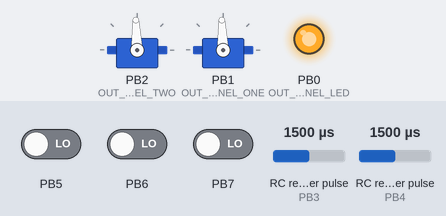
The program below on a simulated ATtiny85, built with avr-gcc and emulated at 8 MHz. On the bench: 2 × servo, output pins drawn as LEDs (lit = HIGH). Wiring (inferred from the names in the program): 2 × RC receiver channel: data PB3 / data PB4; 2 × servo: signal PB1 / signal PB2. Inputs (shaded band) come from the test bench; at power-on: RC receiver pulse (sensors on PB4, PB3) 1500 µs, PB5 LOW, PB6 LOW, PB7 LOW. Servo pulses on a pin are drawn as a servo (544–2400 µs = 0–180°); pins used as bus, display or sensor lines are not drawn.

Above: at 1.2 s.
1.3 s: RC receiver pulse (sensor on PB4) set to 1020 µs
At 2.2 s:
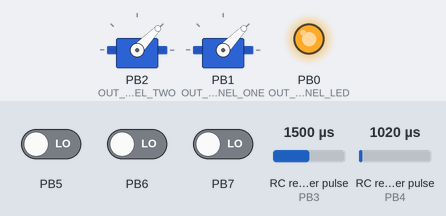
2.8 s: RC receiver pulse (sensor on PB4) set to 1250 µs
At 3.4 s:
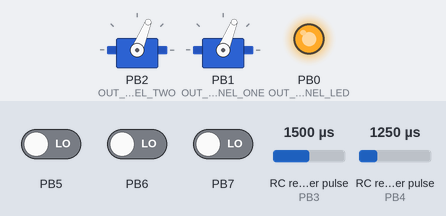
4.3 s: RC receiver pulse (sensor on PB4) set to 1500 µs
At 5.5 s:
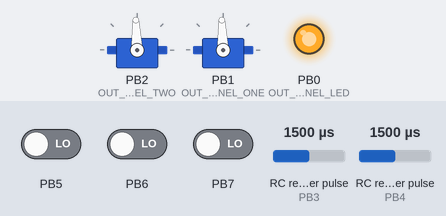
5.8 s: RC receiver pulse (sensor on PB4) set to 1750 µs
At 6.8 s:
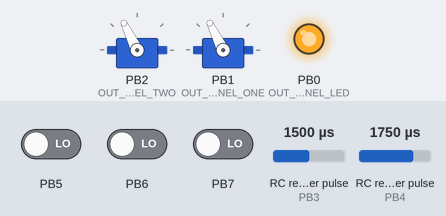
7.3 s: RC receiver pulse (sensor on PB4) set to 1980 µs
At 8.0 s:
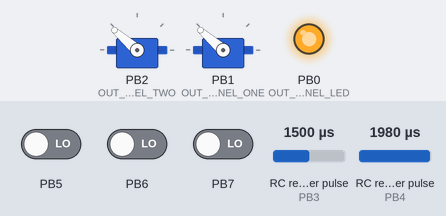
Timing chart, 0 to 9.8 s (numbered marks = the images above; inputs shaded):
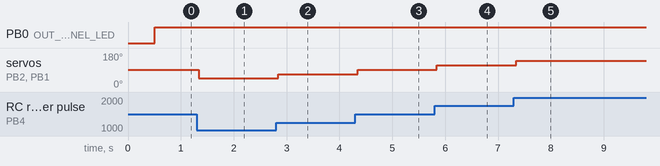

The program:

main.c
```c
/*
 * pwmix2.c
 *
 * Created: 9/10/2016 7:29:07 AM
 * Author : User
 */

//Prog
//3 - Aux	->	Ch1
//2 - Th	->	Ch2
//1 - St	->	NC

//Use
//3 - Aux	->	Ch1
//2 - Th	->	NC
//1 - St	->	NC

#define F_CPU 8000000UL

#include <avr/io.h>
#include <avr/interrupt.h>
#include <util/delay.h>
#include <avr/eeprom.h>
#include "main.h"

volatile int16_t lastPulseValI16A[2]; //Stores the last pulse received for each channel
volatile int16_t mixPulseValI16A[2]; //Stores the output pulse after mixing
volatile uint8_t inputStateUI8A[2]; //Stores the state of each channel
volatile uint8_t minServoValUI8; //Minimum value servo is allowed to take
volatile uint8_t maxServoValUI8; //Maximum value servo is allowed to take
volatile uint8_t saveCounterUI8; //Prohibit saving until this counter reaches certain value
volatile uint8_t flagsUI8; //Stores sync flags

ISR(TIM0_COMPA_vect){ //Turn off channel one output on compare match, have to do this manually since the pins weren't assigned correctly
	PORTB &= ~_BV(OUT_CHANNEL_ONE);
}

ISR(TIM1_COMPA_vect){ //Turn off channel two output on compare match, have to do this manually since the pins weren't assigned correctly
	PORTB &= ~_BV(OUT_CHANNEL_TWO);
}

void saveControl(void){
	//Todo: if in config mode, both channels are idle, new boundary received, and save counter is high enough, save and pulse led, reset counter and flags

	if((flagsUI8 & FLAGS_CH_TWO_RECV) && (inputStateUI8A[CHANNEL_ONE] == STATE_IDLE) && (inputStateUI8A[CHANNEL_TWO] == STATE_IDLE)){


	}
}

ISR(TIM0_OVF_vect){
	//flagsUI8 |= FLAGS_CH_ONE_RECV;
	if(inputStateUI8A[CHANNEL_ONE] == STATE_ACTIVE) //If we had an overflow before the pulse ended
		lastPulseValI16A[CHANNEL_ONE] = PWM_MAX; //Just save the value as longest valid pulse length
	inputStateUI8A[CHANNEL_ONE] = STATE_IDLE;
	PORTB &= ~_BV(OUT_CHANNEL_ONE); //Should never be needed
	TCCR0B = 0; //Disable TIMR0
	saveControl(); //Check this for both input channels, since we don't want to cause an EEPROM write lock while input is active
}

ISR(TIM1_OVF_vect){
	//flagsUI8 |= FLAGS_CH_TWO_RECV;
	if(inputStateUI8A[CHANNEL_TWO] == STATE_ACTIVE) //If we had an overflow before the pulse ended
		lastPulseValI16A[CHANNEL_TWO] = PWM_MAX; //Just save the value as longest valid pulse length
	inputStateUI8A[CHANNEL_TWO] = STATE_IDLE;
	PORTB &= ~_BV(OUT_CHANNEL_TWO); //Should never be needed
	TCCR1 = 0; //Disable TIMR1
	saveControl(); //Check this for both input channels, since we don't want to cause an EEPROM write lock while input is active
}

ISR(PCINT0_vect, ISR_NOBLOCK){ //Executed in input pin change
	uint8_t channelVarUI8, channelTmpUI8;

	if(flagsUI8 & FLAGS_PIN_CHANGE)
		return;
	flagsUI8 |= FLAGS_PIN_CHANGE;

	for(channelVarUI8 = CHANNEL_ONE; channelVarUI8 <= CHANNEL_TWO; channelVarUI8++){ //Check both input channels, since pin change int doesn't tell us which pin changed
		switch(inputStateUI8A[channelVarUI8]){
			case STATE_IDLE:
				if(PINB & _BV((channelVarUI8 == CHANNEL_ONE)?IN_CHANNEL_ONE:IN_CHANNEL_TWO)){ //If state idle and input signal high
					inputStateUI8A[channelVarUI8] = STATE_ACTIVE;
					if(flagsUI8 & FLAGS_CH_TWO_RECV){ //if sync mode output current ch2 value
						mixPulseValI16A[CHANNEL_ONE] = lastPulseValI16A[CHANNEL_TWO];
						mixPulseValI16A[CHANNEL_TWO] = PWM_MIDDLE - (PWM_MIDDLE - lastPulseValI16A[CHANNEL_TWO]);
					}else{ //if normal mode, scale max output to ch2 presets
						mixPulseValI16A[CHANNEL_ONE] = lastPulseValI16A[CHANNEL_ONE];
						mixPulseValI16A[CHANNEL_TWO] = PWM_MIDDLE - (PWM_MIDDLE - lastPulseValI16A[CHANNEL_ONE]);
					}
					for(channelTmpUI8 = CHANNEL_ONE; channelTmpUI8 <= CHANNEL_TWO; channelTmpUI8++){ //Make sure the mixed values are within reasonable limits
						if(mixPulseValI16A[channelTmpUI8] > maxServoValUI8)
							mixPulseValI16A[channelTmpUI8] = maxServoValUI8;
						if(mixPulseValI16A[channelTmpUI8] < minServoValUI8)
							mixPulseValI16A[channelTmpUI8] = minServoValUI8;
					}
					if(channelVarUI8 == CHANNEL_ONE){
						OCR0A = mixPulseValI16A[CHANNEL_ONE]; //Set compare match to stop output pulse
						TCNT0 = 0; //Reset TMR0
						GTCCR |= _BV(PSR0); //Reset TMR0 prescaler
						TCCR0B |= _BV(CS01) | _BV(CS00); //Start TMR0 with 64 prescaler
						if(flagsUI8 & FLAGS_SYNC_DONE)
							PORTB |= _BV(OUT_CHANNEL_ONE); //Set channel output high
					}else{
						OCR1A = mixPulseValI16A[CHANNEL_TWO]; //Set compare match to stop output pulse
						TCNT1 = 0; //Reset TMR1
						GTCCR |= _BV(PSR1); //Reset TMR1 prescaler
						TCCR1 |= _BV(CS12) | _BV(CS11) | _BV(CS10); //Start TMR1 with 64 prescaler
						if(flagsUI8 & FLAGS_SYNC_DONE)
							PORTB |= _BV(OUT_CHANNEL_TWO); //Set channel output high
					}
				}
				break;
			case STATE_ACTIVE:
				if(!(PINB & _BV((channelVarUI8 == CHANNEL_ONE)?IN_CHANNEL_ONE:IN_CHANNEL_TWO))){ //If state active and input signal low
					inputStateUI8A[channelVarUI8] = STATE_IDLE;
					if(channelVarUI8 == CHANNEL_ONE){
						lastPulseValI16A[CHANNEL_ONE] = TCNT0; //Save the length of last pulse
						flagsUI8 |= FLAGS_CH_ONE_RECV; //Mark that we received a new pulse (for sync)
					}else{
						lastPulseValI16A[CHANNEL_TWO] = TCNT1; //Save the length of last pulse
						flagsUI8 |= FLAGS_CH_TWO_RECV; //Mark that we received a new pulse (for sync)
						if(flagsUI8 & FLAGS_SYNC_DONE){
							if(lastPulseValI16A[CHANNEL_TWO] < minServoValUI8){
								minServoValUI8 = lastPulseValI16A[CHANNEL_TWO];
								flagsUI8 |= FLAGS_LIMIT_CHANGE;
								saveCounterUI8 = 0;
							}else if(lastPulseValI16A[CHANNEL_TWO] > maxServoValUI8){
								maxServoValUI8 = lastPulseValI16A[CHANNEL_TWO];
								flagsUI8 |= FLAGS_LIMIT_CHANGE;
								saveCounterUI8 = 0;
							}else if(saveCounterUI8 < LIMIT_CHANGE_SAVE)
									saveCounterUI8++;
						}
					}
				}
				break;
		}
	}

	flagsUI8 &= ~FLAGS_PIN_CHANGE;
}

void inline waitNextPulse(void){
	flagsUI8 &= ~FLAGS_CH_ONE_RECV; //First pulse might be incomplete do to changing clock mid pulse, so disregard
	while(!(flagsUI8 & FLAGS_CH_ONE_RECV)); //Wait till we have a new pulse length
	flagsUI8 &= ~FLAGS_CH_ONE_RECV; //Redo and get a valid pulse length
	while(!(flagsUI8 & FLAGS_CH_ONE_RECV)); //Wait till pulse is done
}

void clockSync(void){ //Sync clock to receiver, assuming first couple of pulses from receiver is at mid stick, ie, 1.5mS
	int16_t curDevI16, minDevI16 = INT16_MAX;
	uint8_t stepValueUI8 = 64, trialValueUI8 = _BV(7), minTrialValueUI8 = UINT8_MAX, tmpTrialValueUI8;

	do{ //Binary search over 7 bits of OSCCAL, bit 7 is high range bit so we skip it
		OSCCAL = trialValueUI8 + stepValueUI8;
		waitNextPulse();
		if(lastPulseValI16A[CHANNEL_ONE] < PWM_SYNC)
			trialValueUI8 += stepValueUI8;
		stepValueUI8 >>= 1;
	}while(stepValueUI8);

	for(tmpTrialValueUI8 = trialValueUI8 - 1; tmpTrialValueUI8 <= trialValueUI8 + 1; tmpTrialValueUI8++){ //Local search to identify closest match
		OSCCAL = tmpTrialValueUI8;
		waitNextPulse();
		curDevI16 = abs(lastPulseValI16A[CHANNEL_ONE] - PWM_SYNC);
		if(curDevI16 < minDevI16){
			minDevI16 = curDevI16;
			minTrialValueUI8 = tmpTrialValueUI8;
		}
	}

	OSCCAL = minTrialValueUI8; //Set closest clock value
	flagsUI8 |= FLAGS_SYNC_DONE; //Set sync as complete, so output module can start generating pulses
	PORTB |= _BV(OUT_CHANNEL_LED); //Turn on LED to notify setup complete
}

void loadSavedLimits(void){

	minServoValUI8 = eeprom_read_byte(EEPROM_ADDR_MIN);
	maxServoValUI8 = eeprom_read_byte(EEPROM_ADDR_MAX);

	if(minServoValUI8 == 0xFF || maxServoValUI8 == 0xFF){
		minServoValUI8 = PWM_MIN;
		maxServoValUI8 = PWM_MAX;
	}
}

void saveNewLimits(void){
	eeprom_write_byte(EEPROM_ADDR_MIN, minServoValUI8);
	eeprom_write_byte(EEPROM_ADDR_MAX, maxServoValUI8);
}

void init(void){

	DDRB |= _BV(OUT_CHANNEL_ONE) | _BV(OUT_CHANNEL_TWO) | _BV(OUT_CHANNEL_LED); //Set output channels as outputs
	PORTB |= _BV(IN_CHANNEL_ONE) | _BV(IN_CHANNEL_TWO); //Enable pull-ups for input channels

	lastPulseValI16A[CHANNEL_ONE] = lastPulseValI16A[CHANNEL_TWO] = PWM_MAX+1; //Clear last pules length values initially
	mixPulseValI16A[CHANNEL_ONE] = mixPulseValI16A[CHANNEL_TWO] = PWM_MIDDLE; //Set initial mixing output values
	inputStateUI8A[CHANNEL_ONE] = inputStateUI8A[CHANNEL_TWO] = STATE_IDLE; //Set start states to idle
	flagsUI8 = FLAGS_NONE; //Blank initial flags

	TIMSK |= _BV(OCIE0A) | _BV(TOIE0) | _BV(OCIE1A) | _BV(TOIE1); //TMR0/1 Interrupt on compare match and overflow

	PCMSK |= _BV(IN_CHANNEL_ONE) | _BV(IN_CHANNEL_TWO); //Enable pin change interrupts on input pins
	GIMSK |= _BV(PCIE); //Enable pin change interrupts globally

	sei();
}

int main(void){

	_delay_ms(100); //Allow everything to start up

	init(); //Initialize all peripherals and variables
	clockSync(); //Perform the clock sync, as INT RC OSC is pretty crap, assume receiver is correct

	if(flagsUI8 & FLAGS_CH_TWO_RECV)
		minServoValUI8 = maxServoValUI8 = PWM_MIDDLE;
	else
		loadSavedLimits();

	while(1){

	}
}
```

main.h
```c
/*
 * main.h
 *
 * Created: 9/8/2016 4:50:35 AM
 *  Author: User
 */

#ifndef MAIN_H_
#define MAIN_H_

#include <avr/io.h>

#define abs(x) (((x)>0)?(x):(-x))

#define FLAGS_NONE			0
#define FLAGS_CH_ONE_RECV   1
#define FLAGS_CH_TWO_RECV   2
#define FLAGS_SYNC_DONE		4
#define FLAGS_PIN_CHANGE	8
#define FLAGS_PROG_nNORM	16
#define FLAGS_LIMIT_CHANGE	32
#define FLAGS_PULSE_LED		64

#define CHANNEL_ONE			0
#define CHANNEL_TWO			1

#define PWM_MIN				125
#define PWM_MIDDLE			188
#define PWM_MAX				250
#define PWM_SYNC			PWM_MIN

#define LIMIT_CHANGE_SAVE	50

#define STATE_IDLE			0
#define STATE_ACTIVE		1

#define EEPROM_ADDR_MIN		(uint8_t *) 0
#define EEPROM_ADDR_MAX		(uint8_t *) 1

#define IN_CHANNEL_ONE		PB3
#define IN_CHANNEL_TWO		PB4

#define OUT_CHANNEL_ONE		PB1
#define OUT_CHANNEL_TWO		PB2
#define OUT_CHANNEL_LED		PB0

#endif /* MAIN_H_ */
```

Measured:
- after the input at 1.3 s, servo on PB2 (OUT_CHANNEL_TWO), servo on PB1 (OUT_CHANNEL_ONE): 92° → 46° at once
- after the input at 2.8 s, servo on PB2 (OUT_CHANNEL_TWO), servo on PB1 (OUT_CHANNEL_ONE): 46° → 68° at once
- after the input at 4.3 s, servo on PB2 (OUT_CHANNEL_TWO), servo on PB1 (OUT_CHANNEL_ONE): 68° → 92° at once
- after the input at 5.8 s, servo on PB2 (OUT_CHANNEL_TWO), servo on PB1 (OUT_CHANNEL_ONE): 92° → 116° at once
- after the input at 7.3 s, servo on PB2 (OUT_CHANNEL_TWO), servo on PB1 (OUT_CHANNEL_ONE): 116° → 139° at once
